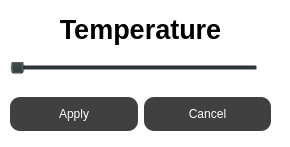
<?xml version="1.0" encoding="UTF-8"?>
<ui version="4.0">
 <class>Temperature</class>
 <widget class="QDialog" name="Temperature">
  <property name="geometry">
   <rect>
    <x>0</x>
    <y>0</y>
    <width>290</width>
    <height>147</height>
   </rect>
  </property>
  <property name="windowTitle">
   <string>Temperature</string>
  </property>
  <property name="styleSheet">
   <string notr="true">background-color: rgba(41, 49, 51, 0);

</string>
  </property>
  <widget class="QWidget" name="widget" native="true">
   <property name="geometry">
    <rect>
     <x>0</x>
     <y>0</y>
     <width>291</width>
     <height>151</height>
    </rect>
   </property>
   <widget class="QWidget" name="">
    <property name="geometry">
     <rect>
      <x>10</x>
      <y>10</y>
      <width>261</width>
      <height>121</height>
     </rect>
    </property>
    <layout class="QVBoxLayout" name="verticalLayout">
     <item>
      <widget class="QLabel" name="label">
       <property name="font">
        <font>
         <pointsize>20</pointsize>
         <bold>true</bold>
        </font>
       </property>
       <property name="text">
        <string>Temperature</string>
       </property>
       <property name="alignment">
        <set>Qt::AlignCenter</set>
       </property>
      </widget>
     </item>
     <item>
      <layout class="QHBoxLayout" name="horizontalLayout_2">
       <item>
        <widget class="QSlider" name="m_temperature_sl">
         <property name="maximum">
          <number>35</number>
         </property>
         <property name="singleStep">
          <number>1</number>
         </property>
         <property name="pageStep">
          <number>1</number>
         </property>
         <property name="orientation">
          <enum>Qt::Horizontal</enum>
         </property>
         <property name="tickPosition">
          <enum>QSlider::TicksBelow</enum>
         </property>
        </widget>
       </item>
       <item>
        <widget class="QLabel" name="m_temperature_lbl">
         <property name="text">
          <string/>
         </property>
        </widget>
       </item>
      </layout>
     </item>
     <item>
      <layout class="QHBoxLayout" name="horizontalLayout">
       <item>
        <widget class="QPushButton" name="m_connect_btn">
         <property name="styleSheet">
          <string notr="true">QPushButton {
    background-color: rgb(64,64,64);
    border-radius: 10px; /* закругление краев */
    padding: 10px; /* добавим немного отступа вокруг кнопки */
    color: white; /* белый цвет текста */
}

QPushButton:hover {
    background-color: rgb(128,128,128);
}

QPushButton:pressed {
    background-color: #DDDDDD; /* еще светлее серый цвет при нажатии */
}
</string>
         </property>
         <property name="text">
          <string>Apply</string>
         </property>
         <property name="icon">
          <iconset resource="../res.qrc">
           <normaloff>:/icons/connect.png</normaloff>:/icons/connect.png</iconset>
         </property>
        </widget>
       </item>
       <item>
        <widget class="QPushButton" name="m_cancel_btn">
         <property name="styleSheet">
          <string notr="true">QPushButton {
    background-color: rgb(64,64,64);
    border-radius: 10px; /* закругление краев */
    padding: 10px; /* добавим немного отступа вокруг кнопки */
    color: white; /* белый цвет текста */
}

QPushButton:hover {
    background-color: rgb(128,128,128);
}

QPushButton:pressed {
    background-color: #DDDDDD; /* еще светлее серый цвет при нажатии */
}
</string>
         </property>
         <property name="text">
          <string>Cancel</string>
         </property>
         <property name="icon">
          <iconset resource="../res.qrc">
           <normaloff>:/icons/close.png</normaloff>:/icons/close.png</iconset>
         </property>
        </widget>
       </item>
      </layout>
     </item>
    </layout>
   </widget>
  </widget>
 </widget>
 <resources>
  <include location="../res.qrc"/>
 </resources>
 <connections/>
</ui>
